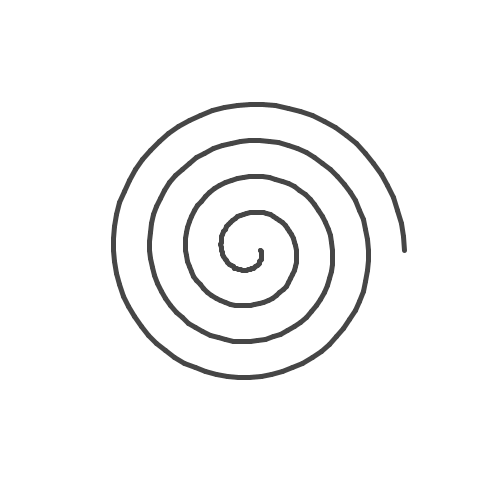
Frame 1 (no input)
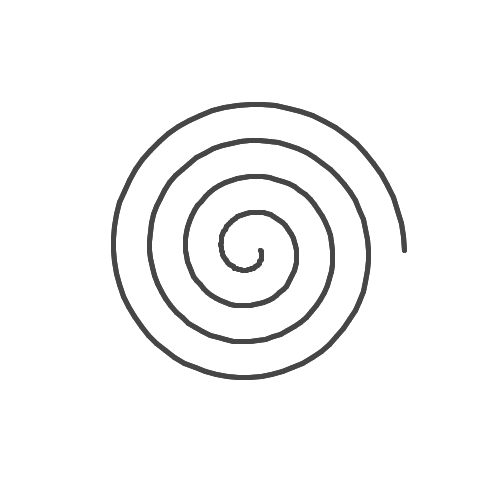
Frame 2 (the mouse pressed at the canvas centre, redrawn once)

The Processing sketch that drew these frames (run headless with seeded random() and noise(); the mouse was pressed at the canvas centre and the sketch redrawn once):

// Processing sketch: sketch_05_herical
// ── sketch_05_herical.pde

//螺旋を描くサンプル

int centX;
int centY;

void setup(){

  size(500,500);
  
  //螺旋の中心座標の計算
  centX = width/2;
  centY = height/2;
  
  background(255);
  strokeWeight(5);
  smooth();
  noLoop();
}

void draw(){
  
  stroke(70);
  
  //螺旋の半径初期化 回転するほど半径が大きくなるようにする
  float radius = 10;
  
  //螺旋上の座標を保存するx,y,lastx,lasty
  float x, y;
  float lastx = -1;
  float lasty = -1;
  
  //0度〜1440度まで5度づつ角度を増やす
  for (float ang = 0; ang <= 1440; ang += 5) {	
    radius += 0.5;
    
    //度からラジアンに変換し、座標を計算
    float rad = radians(ang);
    x = centX + (radius * cos(rad));
    y = centY + (radius * sin(rad));
    
    //ひとつ前の座標との間に線を引く
    if (lastx > -1) {
      line(x,y,lastx,lasty);
    }
    lastx = x;
    lasty = y;  
  }
  
}
